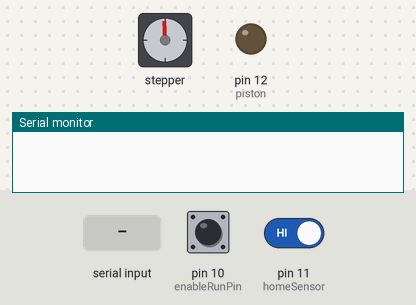
Bench run of a sketch on a simulated Arduino Uno, built with avr-gcc and run on an emulated ATmega328P. Parts: stepper motor, output pins drawn as LEDs (lit = HIGH), the last lines printed to the serial monitor. The inputs (shaded band) are chosen by the test bench; at power-on: pin 11 (homeSensor) HIGH, pin 10 (enableRunPin) HIGH. Stepper angles assume 200 steps per turn.

Above: at 1.2 s.
1.3 s: "J" received over Serial
At 4.2 s:
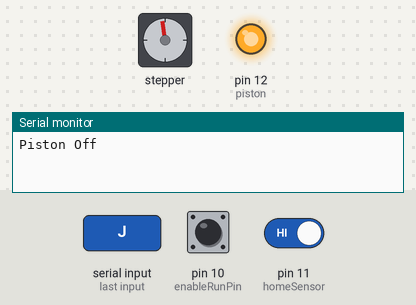
4.3 s: pin 11 (homeSensor) driven LOW
At 5.2 s:
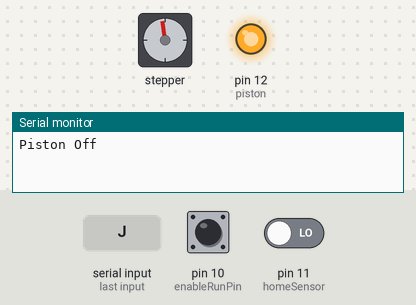
Timing chart, 0 to 7.3 s (numbered marks = the images above; inputs shaded):
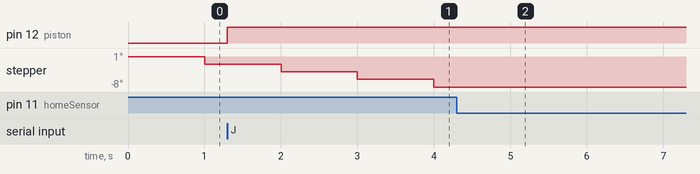

The sketch:

ATC0.2.ino
```cpp
#include <AccelStepper.h>
#include <EEPROM.h>
#include "libs.h"

// Define a stepper and the pins it will use
AccelStepper stepper(AccelStepper::DRIVER,4,7); // Defaults to AccelStepper::DRIVER Zaxis on ARcduino CNC Shield
#define piston 12
#define homeSensor 11
#define enableRunPin 10
#define stepperEnable 8
#define firmware "0.2"//frimware version

bool homed;
bool homeSearch;
bool pistonCmd;
long target1;
struct parameters{
      float accel;
      long homeOffset;
      long homeSpeed;
      long homeSearchSpeed;
      long commandMaxSpeed;};
struct messages{
  long statusByte;
  //bit 0 Enabled
  //bit 1 inpostion
  //bit 2 homed
  //bit 3 searching
  //bit 4 piston
  //bit 5
  //bit 6
  //bit 7
  long positionCV;

} message;
parameters Parameter;

void writetoEEPROM() { // keep PID set values in EEPROM so they are kept when arduino goes off
  EEPROM.put(0,Parameter);

  Serial.println("\nPID values stored to EEPROM");
  //Serial.println(cks);
}

void recoverfromEEPROM() {

    Serial.println(F("*** Found PID values on EEPROM"));
    EEPROM.get(0,Parameter);
}

void setup()
{
  recoverfromEEPROM() ;
  stepper.setMaxSpeed(Parameter.commandMaxSpeed);
  stepper.setAcceleration(Parameter.accel);
  stepper.setEnablePin  (stepperEnable);
  stepper.setPinsInverted(false,false,true);
  pinMode(homeSensor,INPUT_PULLUP);
  pinMode(enableRunPin,INPUT_PULLUP);
  pinMode(piston,OUTPUT);
  pistonCmd = true;
  homed = false;
  homeSearch = false;
  Serial.begin(115200);
}


void serialEvent() {
 while (Serial.available()){
 char cmd = Serial.read();
   long target = 0;
   if(cmd>'Z') cmd-=32;
   switch(cmd) {
    case '?': serial_writeAnything(Parameter);break;
    case 'M': {
      if (digitalRead(enableRunPin) == 0){
        target=Serial.parseInt();
        if (homed) if (0<=target && target<90000)target1 = target ;
        Serial.print(stepper.currentPosition());
        Serial.print(",");
        Serial.println(target1);
        }
        else
        {
        Serial.println("Can't Move");
        }
        break;
    }
    case 'S': Parameter.commandMaxSpeed=Serial.parseInt(); stepper.setMaxSpeed(Parameter.commandMaxSpeed);break;
    case 'A': Parameter.accel = Serial.parseInt(); stepper.setAcceleration(Parameter.accel);break;
    //case 'H': help(); break;
    case '!': Serial.println ("ATC");break;
    case 'F': Serial.println (firmware);break;
    case 'O': if (stepper.distanceToGo() == 0) pistonCmd = true;Serial.println ("Piston On");break;
    case 'J': pistonCmd = false ;Serial.println ("Piston Off");break;
    case 'H': homed = false;homeSearch = false;
    case 'V': Parameter.homeSpeed=Serial.parseInt();break;
    case 'Z': Parameter.homeSearchSpeed = Serial.parseInt();break;
    case 'T': Parameter.homeOffset =Serial.parseInt();break;
    case 'W': writetoEEPROM(); break;
    case 'R': recoverfromEEPROM() ; break;
    case 'Q': serial_writeAnything(message);break;
    case 'E': Serial.println(stepper.distanceToGo());break;

   }
 }
}


void loop()
{
    if (digitalRead(enableRunPin) == 0) stepper.enableOutputs(); else stepper.disableOutputs(); //Can motor run
    if (pistonCmd) digitalWrite (piston,LOW);else digitalWrite (piston,HIGH); //piston control
    if (!homed & !homeSearch){ //not homed and not searching for home
      stepper.setSpeed(Parameter.homeSearchSpeed);
      stepper.runSpeed();
      if (digitalRead(homeSensor) == 0)
      {

        stepper.setCurrentPosition(0);
        stepper.setSpeed(Parameter.homeSpeed);
        homeSearch = true;
      }}
      if (!homed & homeSearch){ //not homed yet but seraching is started
        stepper.moveTo(Parameter.homeOffset);
        stepper.run();
        if (stepper.distanceToGo() == 0) {homed = true;stepper.setCurrentPosition(0);}

        }

      if (homed & homeSearch){ //now get the movemnet commands
      // If at the end of travel go to the other end
      if (stepper.distanceToGo() == 0)stepper.moveTo(target1);stepper.run();
        }

      message.statusByte = digitalRead(enableRunPin) <<0;
      message.statusByte |= ((stepper.distanceToGo() == 0)? 1 : 0) <<1;
      message.statusByte |= homed <<2;
      message.statusByte |= homeSearch <<3;
      message.statusByte |= pistonCmd <<4;
      message.positionCV = stepper.currentPosition();
}
```

libs.h
```cpp
#include "Arduino.h"
template <typename T> unsigned int serial_writeAnything (const T& value)
  {
    const byte * p = (const byte*) &value;
    unsigned int i;
    for (i = 0; i < sizeof value; i++)
          Serial.write(*p++);
    return i;

  }  // end of Serial_writeAnything
```

Measured:
- after the input at 1.3 s, pin 12 (piston): LOW → HIGH at once
- after the input at 4.3 s, stepper: stays -8° (without the input it goes to -9° after 0.70 s)
